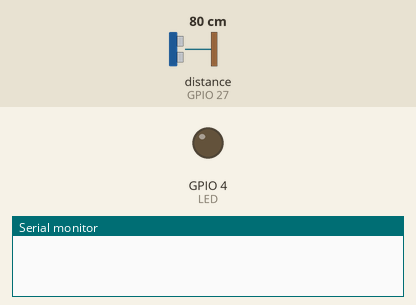
Simulated run of this sketch. Board: ESP32. Parts: output pins drawn as LEDs (lit = HIGH), the last lines printed to the serial monitor. Wiring (inferred from the names in the program): ultrasonic range finder: trigger GPIO 14; echo GPIO 27. Dashed ring = blinking. Inputs (shaded band) come from the test bench; at power-on: distance to the obstacle (sensor on GPIO 27) 80 cm. The echo pulse lasts 58.3 µs per cm; the audio player accepts every command and is not drawn; pins used as bus, display or sensor lines are not drawn.

Above: at 0.1 s.
At 5.3 s:
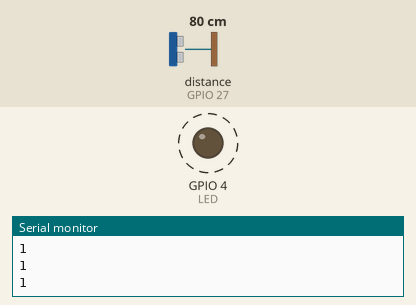
5.8 s: distance to the obstacle (sensor on GPIO 27) set to 250 cm
8.8 s: distance to the obstacle (sensor on GPIO 27) set to 4 cm
At 10.35 s:
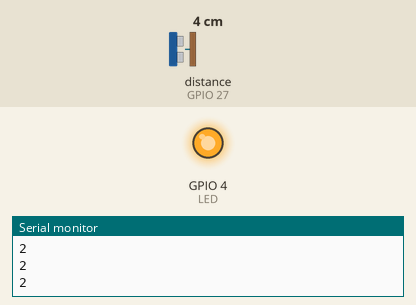
Timing chart, 0 to 17.8 s (numbered marks = the images above; inputs shaded):
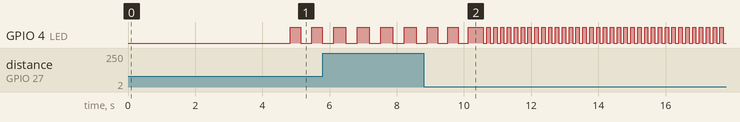

The sketch:

LedSDBAR.ino
```cpp
#include <Arduino.h>
#include <DFRobotDFPlayerMini.h>

// Définir les broches pour le capteur ultrason
#define TRIG_PIN 14  // GPIO pour Trig
#define ECHO_PIN 27  // GPIO pour Echo

//CapteurPIR
#define LED 4  // GPIO pour Echo

// Définir les broches pour le DFPlayer Mini
#define RX_PIN 16  // ESP32 TX connecté au RX du DFPlayer Mini
#define TX_PIN 17  // ESP32 RX connecté au TX du DFPlayer Mini

int led;
bool loose;
 bool isplaying = false;
unsigned long LastSpot = 0;
unsigned long CurrentTime = millis();
unsigned long End = millis();
unsigned long LoopTime = millis ();
unsigned long LedTime = millis ();
// Initialiser l'instance DFPlayer Mini
//HardwareSerial Serial2(2); // Utilise Serial2 pour l'ESP32
DFRobotDFPlayerMini myDFPlayer;

void setup() {
  // Configuration des broches du capteur ultrason
  pinMode(TRIG_PIN, OUTPUT);
  pinMode(ECHO_PIN, INPUT);
  pinMode(LED,OUTPUT);
  // Initialisation des communications série
  Serial.begin(115200);
  delay (2000)      ;                  // Moniteur série pour débogage
  Serial2.begin(9600, SERIAL_8N1, RX_PIN, TX_PIN);  // Initialisation de Serial2 avec les broches personnalisées
  delay (2000);

  // Initialisation du DFPlayer Mini
  Serial.println("Initialisation du DFPlayer Mini...");
  if (!myDFPlayer.begin(Serial2)) {  // Utilisation de Serial2 pour le DFPlayer
    Serial.println("Impossible de communiquer avec le DFPlayer Mini !");
    while (true)
      ;  // Arrêt si erreur
  }
   // Régler le volume (0 à 30)
  Serial.println("DFPlayer Mini initialisé.");
  digitalWrite (LED, HIGH);
  //myDFPlayer.play(1);
}

void loop() {
  long duration;
  float distance;

  if (led > 3)
  {
    led = 3;
  }


  if (millis() - LoopTime > 100)
  {
     Serial.println(led);
  // Envoi d'un signal Trig (10 µs)
  digitalWrite(TRIG_PIN, LOW);
  delayMicroseconds(2);
  digitalWrite(TRIG_PIN, HIGH);
  delayMicroseconds(10);
  digitalWrite(TRIG_PIN, LOW);

  // Lecture du signal Echo
  duration = pulseIn(ECHO_PIN, HIGH);

  // Calcul de la distance en cm
  distance = (duration * 0.034) / 2;

  // Affichage de la distance et lecture du fichier MP3 si condition remplie
  if (millis () - LastSpot > 1500 && distance > 2 && distance < 200) {
    LastSpot = millis();
    Serial.print("Distance: ");
    Serial.print(distance);
    Serial.println(" cm");
    led += 1;
    CurrentTime = millis();
    End = millis ();
  }

  if (distance >= 200)
  {
  Serial.println("Hors de portée !");
  }

  if (led == 0)
  {
  digitalWrite (LED, HIGH);
  }

  else if (led <= 2)
  {
    if (millis () - End >= 10000)
    {
      led = 0;
    }

    if (millis () - End < 10000)
    {
    if (millis() - LedTime > 300)
    {
      if (digitalRead(LED) == 1)
      {
        digitalWrite(LED, LOW);
        LedTime = millis ();
      }
      else if (digitalRead(LED) == 0)
      {
       digitalWrite(LED, HIGH);
       LedTime = millis ();
      }
    }
    }
  }

  // if (led == 2)
  // {
  //   if (millis () - End >= 10000)
  //   {
  //     led = 0;
  //   }

  //   if (millis () - End < 10000)
  //   {
  //   if (millis() - CurrentTime > 200)
  //   {
  //     if (digitalRead(LED) == 1)
  //     {
  //       digitalWrite(LED, LOW);
  //       CurrentTime = millis ();
  //     }
  //     else if (digitalRead(LED) == 0)
  //     {
  //      digitalWrite(LED, HIGH);
  //      CurrentTime = millis ();
  //     }
  //   }
  //   }
  // }

  else if (led >= 3)
  {

    if (!isplaying){
    myDFPlayer.volume(30);
    delay (100);
    myDFPlayer.play(1); // Joue la piste 01.mp3 (index 1)
    isplaying = true;
    }
    LastSpot = millis();

    if (millis () - End >= 15000)
    {
      led = 0;
      isplaying = false;
    }

    if (millis () - End < 15000)
    {
    if (millis() - LedTime > 100)
    {
      if (digitalRead(LED) == 1)
      {
        digitalWrite(LED, LOW);
        LedTime = millis ();
      }
      else if (digitalRead(LED) == 0)
      {
       digitalWrite(LED, HIGH);
       LedTime = millis ();
      }
    }
    }
  }


  // else
  // {
  //   Serial.println("Hors de portée !");
  //   //digitalWrite(LED, HIGH);
  // }
  //delay(500);  // Pause avant la prochaine lecture
  LoopTime = millis ();
}
}
```
